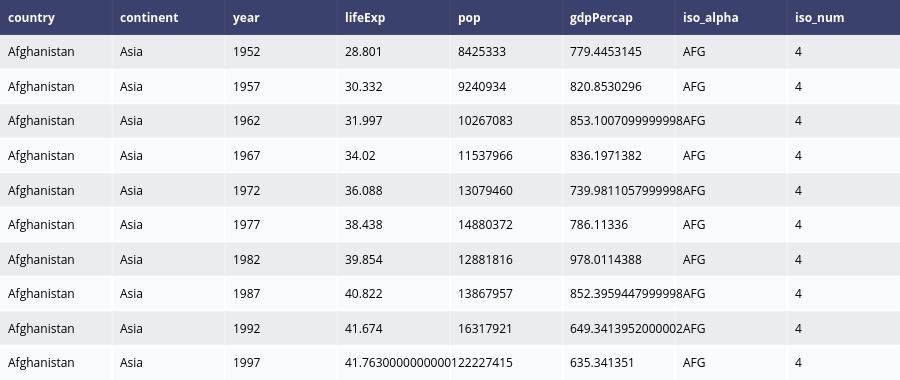

Notebook cell for this chart:
### Code cell
gapminder = px.data.gapminder()

table = create_table(gapminder.head(10))
py.iplot(table)

### Figure 1 — Plotly figure (JSON) as saved in the notebook; plotly's stock layout.template omitted (floating-point values rounded to 4 significant figures)
{"data": [{"colorscale": [[0, "#00083e"], [0.5, "#ededee"], [1, "#ffffff"]], "hoverinfo": "none", "opacity": 0.75, "showscale": false, "type": "heatmap", "z": [[0, 0, 0, 0, 0, 0, 0, 0], [0.5, 0.5, 0.5, 0.5, 0.5, 0.5, 0.5, 0.5], [1, 1, 1, 1, 1, 1, 1, 1], [0.5, 0.5, 0.5, 0.5, 0.5, 0.5, 0.5, 0.5], [1, 1, 1, 1, 1, 1, 1, 1], [0.5, 0.5, 0.5, 0.5, 0.5, 0.5, 0.5, 0.5], [1, 1, 1, 1, 1, 1, 1, 1], [0.5, 0.5, 0.5, 0.5, 0.5, 0.5, 0.5, 0.5], [1, 1, 1, 1, 1, 1, 1, 1], [0.5, 0.5, 0.5, 0.5, 0.5, 0.5, 0.5, 0.5], [1, 1, 1, 1, 1, 1, 1, 1]]}], "layout": {"annotations": [{"align": "left", "font": {"color": "#ffffff"}, "showarrow": false, "text": "<b>country</b>", "x": -0.45, "xanchor": "left", "xref": "x", "y": 0, "yref": "y"}, {"align": "left", "font": {"color": "#ffffff"}, "showarrow": false, "text": "<b>continent</b>", "x": 0.55, "xanchor": "left", "xref": "x", "y": 0, "yref": "y"}, {"align": "left", "font": {"color": "#ffffff"}, "showarrow": false, "text": "<b>year</b>", "x": 1.55, "xanchor": "left", "xref": "x", "y": 0, "yref": "y"}, {"align": "left", "font": {"color": "#ffffff"}, "showarrow": false, "text": "<b>lifeExp</b>", "x": 2.55, "xanchor": "left", "xref": "x", "y": 0, "yref": "y"}, {"align": "left", "font": {"color": "#ffffff"}, "showarrow": false, "text": "<b>pop</b>", "x": 3.55, "xanchor": "left", "xref": "x", "y": 0, "yref": "y"}, {"align": "left", "font": {"color": "#ffffff"}, "showarrow": false, "text": "<b>gdpPercap</b>", "x": 4.55, "xanchor": "left", "xref": "x", "y": 0, "yref": "y"}, {"align": "left", "font": {"color": "#ffffff"}, "showarrow": false, "text": "<b>iso_alpha</b>", "x": 5.55, "xanchor": "left", "xref": "x", "y": 0, "yref": "y"}, {"align": "left", "font": {"color": "#ffffff"}, "showarrow": false, "text": "<b>iso_num</b>", "x": 6.55, "xanchor": "left", "xref": "x", "y": 0, "yref": "y"}, {"align": "left", "font": {"color": "#000000"}, "showarrow": false, "text": "Afghanistan", "x": -0.45, "xanchor": "left", "xref": "x", "y": 1, "yref": "y"}, {"align": "left", "font": {"color": "#000000"}, "showarrow": false, "text": "Asia", "x": 0.55, "xanchor": "left", "xref": "x", "y": 1, "yref": "y"}, {"align": "left", "font": {"color": "#000000"}, "showarrow": false, "text": "1952", "x": 1.55, "xanchor": "left", "xref": "x", "y": 1, "yref": "y"}, {"align": "left", "font": {"color": "#000000"}, "showarrow": false, "text": "28.801", "x": 2.55, "xanchor": "left", "xref": "x", "y": 1, "yref": "y"}, {"align": "left", "font": {"color": "#000000"}, "showarrow": false, "text": "8425333", "x": 3.55, "xanchor": "left", "xref": "x", "y": 1, "yref": "y"}, {"align": "left", "font": {"color": "#000000"}, "showarrow": false, "text": "779.4453145", "x": 4.55, "xanchor": "left", "xref": "x", "y": 1, "yref": "y"}, {"align": "left", "font": {"color": "#000000"}, "showarrow": false, "text": "AFG", "x": 5.55, "xanchor": "left", "xref": "x", "y": 1, "yref": "y"}, {"align": "left", "font": {"color": "#000000"}, "showarrow": false, "text": "4", "x": 6.55, "xanchor": "left", "xref": "x", "y": 1, "yref": "y"}, {"align": "left", "font": {"color": "#000000"}, "showarrow": false, "text": "Afghanistan", "x": -0.45, "xanchor": "left", "xref": "x", "y": 2, "yref": "y"}, {"align": "left", "font": {"color": "#000000"}, "showarrow": false, "text": "Asia", "x": 0.55, "xanchor": "left", "xref": "x", "y": 2, "yref": "y"}, {"align": "left", "font": {"color": "#000000"}, "showarrow": false, "text": "1957", "x": 1.55, "xanchor": "left", "xref": "x", "y": 2, "yref": "y"}, {"align": "left", "font": {"color": "#000000"}, "showarrow": false, "text": "30.332", "x": 2.55, "xanchor": "left", "xref": "x", "y": 2, "yref": "y"}, {"align": "left", "font": {"color": "#000000"}, "showarrow": false, "text": "9240934", "x": 3.55, "xanchor": "left", "xref": "x", "y": 2, "yref": "y"}, {"align": "left", "font": {"color": "#000000"}, "showarrow": false, "text": "820.8530296", "x": 4.55, "xanchor": "left", "xref": "x", "y": 2, "yref": "y"}, {"align": "left", "font": {"color": "#000000"}, "showarrow": false, "text": "AFG", "x": 5.55, "xanchor": "left", "xref": "x", "y": 2, "yref": "y"}, {"align": "left", "font": {"color": "#000000"}, "showarrow": false, "text": "4", "x": 6.55, "xanchor": "left", "xref": "x", "y": 2, "yref": "y"}, {"align": "left", "font": {"color": "#000000"}, "showarrow": false, "text": "Afghanistan", "x": -0.45, "xanchor": "left", "xref": "x", "y": 3, "yref": "y"}, {"align": "left", "font": {"color": "#000000"}, "showarrow": false, "text": "Asia", "x": 0.55, "xanchor": "left", "xref": "x", "y": 3, "yref": "y"}, {"align": "left", "font": {"color": "#000000"}, "showarrow": false, "text": "1962", "x": 1.55, "xanchor": "left", "xref": "x", "y": 3, "yref": "y"}, {"align": "left", "font": {"color": "#000000"}, "showarrow": false, "text": "31.997", "x": 2.55, "xanchor": "left", "xref": "x", "y": 3, "yref": "y"}, {"align": "left", "font": {"color": "#000000"}, "showarrow": false, "text": "10267083", "x": 3.55, "xanchor": "left", "xref": "x", "y": 3, "yref": "y"}, {"align": "left", "font": {"color": "#000000"}, "showarrow": false, "text": "853.1007099999998", "x": 4.55, "xanchor": "left", "xref": "x", "y": 3, "yref": "y"}, {"align": "left", "font": {"color": "#000000"}, "showarrow": false, "text": "AFG", "x": 5.55, "xanchor": "left", "xref": "x", "y": 3, "yref": "y"}, {"align": "left", "font": {"color": "#000000"}, "showarrow": false, "text": "4", "x": 6.55, "xanchor": "left", "xref": "x", "y": 3, "yref": "y"}, {"align": "left", "font": {"color": "#000000"}, "showarrow": false, "text": "Afghanistan", "x": -0.45, "xanchor": "left", "xref": "x", "y": 4, "yref": "y"}, {"align": "left", "font": {"color": "#000000"}, "showarrow": false, "text": "Asia", "x": 0.55, "xanchor": "left", "xref": "x", "y": 4, "yref": "y"}, {"align": "left", "font": {"color": "#000000"}, "showarrow": false, "text": "1967", "x": 1.55, "xanchor": "left", "xref": "x", "y": 4, "yref": "y"}, {"align": "left", "font": {"color": "#000000"}, "showarrow": false, "text": "34.02", "x": 2.55, "xanchor": "left", "xref": "x", "y": 4, "yref": "y"}, {"align": "left", "font": {"color": "#000000"}, "showarrow": false, "text": "11537966", "x": 3.55, "xanchor": "left", "xref": "x", "y": 4, "yref": "y"}, {"align": "left", "font": {"color": "#000000"}, "showarrow": false, "text": "836.1971382", "x": 4.55, "xanchor": "left", "xref": "x", "y": 4, "yref": "y"}, {"align": "left", "font": {"color": "#000000"}, "showarrow": false, "text": "AFG", "x": 5.55, "xanchor": "left", "xref": "x", "y": 4, "yref": "y"}, {"align": "left", "font": {"color": "#000000"}, "showarrow": false, "text": "4", "x": 6.55, "xanchor": "left", "xref": "x", "y": 4, "yref": "y"}, {"align": "left", "font": {"color": "#000000"}, "showarrow": false, "text": "Afghanistan", "x": -0.45, "xanchor": "left", "xref": "x", "y": 5, "yref": "y"}, {"align": "left", "font": {"color": "#000000"}, "showarrow": false, "text": "Asia", "x": 0.55, "xanchor": "left", "xref": "x", "y": 5, "yref": "y"}, {"align": "left", "font": {"color": "#000000"}, "showarrow": false, "text": "1972", "x": 1.55, "xanchor": "left", "xref": "x", "y": 5, "yref": "y"}, {"align": "left", "font": {"color": "#000000"}, "showarrow": false, "text": "36.088", "x": 2.55, "xanchor": "left", "xref": "x", "y": 5, "yref": "y"}, {"align": "left", "font": {"color": "#000000"}, "showarrow": false, "text": "13079460", "x": 3.55, "xanchor": "left", "xref": "x", "y": 5, "yref": "y"}, {"align": "left", "font": {"color": "#000000"}, "showarrow": false, "text": "739.9811057999998", "x": 4.55, "xanchor": "left", "xref": "x", "y": 5, "yref": "y"}, {"align": "left", "font": {"color": "#000000"}, "showarrow": false, "text": "AFG", "x": 5.55, "xanchor": "left", "xref": "x", "y": 5, "yref": "y"}, {"align": "left", "font": {"color": "#000000"}, "showarrow": false, "text": "4", "x": 6.55, "xanchor": "left", "xref": "x", "y": 5, "yref": "y"}, {"align": "left", "font": {"color": "#000000"}, "showarrow": false, "text": "Afghanistan", "x": -0.45, "xanchor": "left", "xref": "x", "y": 6, "yref": "y"}, {"align": "left", "font": {"color": "#000000"}, "showarrow": false, "text": "Asia", "x": 0.55, "xanchor": "left", "xref": "x", "y": 6, "yref": "y"}, {"align": "left", "font": {"color": "#000000"}, "showarrow": false, "text": "1977", "x": 1.55, "xanchor": "left", "xref": "x", "y": 6, "yref": "y"}, {"align": "left", "font": {"color": "#000000"}, "showarrow": false, "text": "38.438", "x": 2.55, "xanchor": "left", "xref": "x", "y": 6, "yref": "y"}, {"align": "left", "font": {"color": "#000000"}, "showarrow": false, "text": "14880372", "x": 3.55, "xanchor": "left", "xref": "x", "y": 6, "yref": "y"}, {"align": "left", "font": {"color": "#000000"}, "showarrow": false, "text": "786.11336", "x": 4.55, "xanchor": "left", "xref": "x", "y": 6, "yref": "y"}, {"align": "left", "font": {"color": "#000000"}, "showarrow": false, "text": "AFG", "x": 5.55, "xanchor": "left", "xref": "x", "y": 6, "yref": "y"}, {"align": "left", "font": {"color": "#000000"}, "showarrow": false, "text": "4", "x": 6.55, "xanchor": "left", "xref": "x", "y": 6, "yref": "y"}, {"align": "left", "font": {"color": "#000000"}, "showarrow": false, "text": "Afghanistan", "x": -0.45, "xanchor": "left", "xref": "x", "y": 7, "yref": "y"}, {"align": "left", "font": {"color": "#000000"}, "showarrow": false, "text": "Asia", "x": 0.55, "xanchor": "left", "xref": "x", "y": 7, "yref": "y"}, {"align": "left", "font": {"color": "#000000"}, "showarrow": false, "text": "1982", "x": 1.55, "xanchor": "left", "xref": "x", "y": 7, "yref": "y"}, {"align": "left", "font": {"color": "#000000"}, "showarrow": false, "text": "39.854", "x": 2.55, "xanchor": "left", "xref": "x", "y": 7, "yref": "y"}, {"align": "left", "font": {"color": "#000000"}, "showarrow": false, "text": "12881816", "x": 3.55, "xanchor": "left", "xref": "x", "y": 7, "yref": "y"}, {"align": "left", "font": {"color": "#000000"}, "showarrow": false, "text": "978.0114388", "x": 4.55, "xanchor": "left", "xref": "x", "y": 7, "yref": "y"}, {"align": "left", "font": {"color": "#000000"}, "showarrow": false, "text": "AFG", "x": 5.55, "xanchor": "left", "xref": "x", "y": 7, "yref": "y"}, {"align": "left", "font": {"color": "#000000"}, "showarrow": false, "text": "4", "x": 6.55, "xanchor": "left", "xref": "x", "y": 7, "yref": "y"}, {"align": "left", "font": {"color": "#000000"}, "showarrow": false, "text": "Afghanistan", "x": -0.45, "xanchor": "left", "xref": "x", "y": 8, "yref": "y"}, {"align": "left", "font": {"color": "#000000"}, "showarrow": false, "text": "Asia", "x": 0.55, "xanchor": "left", "xref": "x", "y": 8, "yref": "y"}, {"align": "left", "font": {"color": "#000000"}, "showarrow": false, "text": "1987", "x": 1.55, "xanchor": "left", "xref": "x", "y": 8, "yref": "y"}, {"align": "left", "font": {"color": "#000000"}, "showarrow": false, "text": "40.822", "x": 2.55, "xanchor": "left", "xref": "x", "y": 8, "yref": "y"}, {"align": "left", "font": {"color": "#000000"}, "showarrow": false, "text": "13867957", "x": 3.55, "xanchor": "left", "xref": "x", "y": 8, "yref": "y"}, {"align": "left", "font": {"color": "#000000"}, "showarrow": false, "text": "852.3959447999998", "x": 4.55, "xanchor": "left", "xref": "x", "y": 8, "yref": "y"}, {"align": "left", "font": {"color": "#000000"}, "showarrow": false, "text": "AFG", "x": 5.55, "xanchor": "left", "xref": "x", "y": 8, "yref": "y"}, {"align": "left", "font": {"color": "#000000"}, "showarrow": false, "text": "4", "x": 6.55, "xanchor": "left", "xref": "x", "y": 8, "yref": "y"}, {"align": "left", "font": {"color": "#000000"}, "showarrow": false, "text": "Afghanistan", "x": -0.45, "xanchor": "left", "xref": "x", "y": 9, "yref": "y"}, {"align": "left", "font": {"color": "#000000"}, "showarrow": false, "text": "Asia", "x": 0.55, "xanchor": "left", "xref": "x", "y": 9, "yref": "y"}, {"align": "left", "font": {"color": "#000000"}, "showarrow": false, "text": "1992", "x": 1.55, "xanchor": "left", "xref": "x", "y": 9, "yref": "y"}, {"align": "left", "font": {"color": "#000000"}, "showarrow": false, "text": "41.674", "x": 2.55, "xanchor": "left", "xref": "x", "y": 9, "yref": "y"}, {"align": "left", "font": {"color": "#000000"}, "showarrow": false, "text": "16317921", "x": 3.55, "xanchor": "left", "xref": "x", "y": 9, "yref": "y"}, {"align": "left", "font": {"color": "#000000"}, "showarrow": false, "text": "649.3413952000002", "x": 4.55, "xanchor": "left", "xref": "x", "y": 9, "yref": "y"}, {"align": "left", "font": {"color": "#000000"}, "showarrow": false, "text": "AFG", "x": 5.55, "xanchor": "left", "xref": "x", "y": 9, "yref": "y"}, {"align": "left", "font": {"color": "#000000"}, "showarrow": false, "text": "4", "x": 6.55, "xanchor": "left", "xref": "x", "y": 9, "yref": "y"}, {"align": "left", "font": {"color": "#000000"}, "showarrow": false, "text": "Afghanistan", "x": -0.45, "xanchor": "left", "xref": "x", "y": 10, "yref": "y"}, {"align": "left", "font": {"color": "#000000"}, "showarrow": false, "text": "Asia", "x": 0.55, "xanchor": "left", "xref": "x", "y": 10, "yref": "y"}, {"align": "left", "font": {"color": "#000000"}, "showarrow": false, "text": "1997", "x": 1.55, "xanchor": "left", "xref": "x", "y": 10, "yref": "y"}, {"align": "left", "font": {"color": "#000000"}, "showarrow": false, "text": "41.76300000000001", "x": 2.55, "xanchor": "left", "xref": "x", "y": 10, "yref": "y"}, {"align": "left", "font": {"color": "#000000"}, "showarrow": false, "text": "22227415", "x": 3.55, "xanchor": "left", "xref": "x", "y": 10, "yref": "y"}, {"align": "left", "font": {"color": "#000000"}, "showarrow": false, "text": "635.341351", "x": 4.55, "xanchor": "left", "xref": "x", "y": 10, "yref": "y"}, {"align": "left", "font": {"color": "#000000"}, "showarrow": false, "text": "AFG", "x": 5.55, "xanchor": "left", "xref": "x", "y": 10, "yref": "y"}, {"align": "left", "font": {"color": "#000000"}, "showarrow": false, "text": "4", "x": 6.55, "xanchor": "left", "xref": "x", "y": 10, "yref": "y"}], "height": 380, "margin": {"b": 0, "l": 0, "r": 0, "t": 0}, "xaxis": {"dtick": 1, "gridwidth": 2, "showticklabels": false, "tick0": -0.5, "ticks": "", "zeroline": false}, "yaxis": {"autorange": "reversed", "dtick": 1, "gridwidth": 2, "showticklabels": false, "tick0": 0.5, "ticks": "", "zeroline": false}}}
